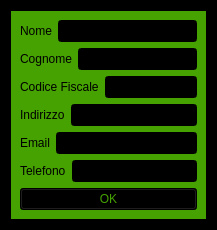
<?xml version="1.0" encoding="UTF-8"?>
<ui version="4.0">
 <class>inserisci_cliente</class>
 <widget class="QWidget" name="inserisci_cliente">
  <property name="geometry">
   <rect>
    <x>0</x>
    <y>0</y>
    <width>217</width>
    <height>229</height>
   </rect>
  </property>
  <property name="windowTitle">
   <string>Nuovo Cliente</string>
  </property>
  <property name="styleSheet">
   <string notr="true">background-color: rgb(0, 0, 0);</string>
  </property>
  <layout class="QGridLayout" name="gridLayout">
   <item row="0" column="0" alignment="Qt::AlignHCenter|Qt::AlignVCenter">
    <widget class="QWidget" name="widget" native="true">
     <property name="styleSheet">
      <string notr="true">background-color: rgb(69, 162, 0);</string>
     </property>
     <layout class="QGridLayout" name="gridLayout_2">
      <item row="0" column="0">
       <layout class="QVBoxLayout" name="verticalLayout">
        <item>
         <layout class="QHBoxLayout" name="horizontalLayout">
          <item>
           <widget class="QLabel" name="label">
            <property name="text">
             <string>Nome</string>
            </property>
           </widget>
          </item>
          <item>
           <widget class="QLineEdit" name="textNome">
            <property name="styleSheet">
             <string notr="true">background-color: rgb(0, 0, 0);
color: rgb(255, 255, 255);</string>
            </property>
           </widget>
          </item>
         </layout>
        </item>
        <item>
         <layout class="QHBoxLayout" name="horizontalLayout_2">
          <item>
           <widget class="QLabel" name="label_2">
            <property name="text">
             <string>Cognome</string>
            </property>
           </widget>
          </item>
          <item>
           <widget class="QLineEdit" name="textCognome">
            <property name="styleSheet">
             <string notr="true">background-color: rgb(0, 0, 0);
color: rgb(255, 255, 255);</string>
            </property>
           </widget>
          </item>
         </layout>
        </item>
        <item>
         <layout class="QHBoxLayout" name="horizontalLayout_3">
          <item>
           <widget class="QLabel" name="label_3">
            <property name="text">
             <string>Codice Fiscale</string>
            </property>
           </widget>
          </item>
          <item>
           <widget class="QLineEdit" name="textCodiceFiscale">
            <property name="styleSheet">
             <string notr="true">background-color: rgb(0, 0, 0);
color: rgb(255, 255, 255);</string>
            </property>
           </widget>
          </item>
         </layout>
        </item>
        <item>
         <layout class="QHBoxLayout" name="horizontalLayout_4">
          <item>
           <widget class="QLabel" name="label_4">
            <property name="text">
             <string>Indirizzo</string>
            </property>
           </widget>
          </item>
          <item>
           <widget class="QLineEdit" name="textIndirizzo">
            <property name="styleSheet">
             <string notr="true">background-color: rgb(0, 0, 0);
color: rgb(255, 255, 255);</string>
            </property>
           </widget>
          </item>
         </layout>
        </item>
        <item>
         <layout class="QHBoxLayout" name="horizontalLayout_5">
          <item>
           <widget class="QLabel" name="label_5">
            <property name="text">
             <string>Email</string>
            </property>
           </widget>
          </item>
          <item>
           <widget class="QLineEdit" name="textEmail">
            <property name="styleSheet">
             <string notr="true">background-color: rgb(0, 0, 0);
color: rgb(255, 255, 255);</string>
            </property>
           </widget>
          </item>
         </layout>
        </item>
        <item>
         <layout class="QHBoxLayout" name="horizontalLayout_6">
          <item>
           <widget class="QLabel" name="label_6">
            <property name="text">
             <string>Telefono</string>
            </property>
           </widget>
          </item>
          <item>
           <widget class="QLineEdit" name="textTelefono">
            <property name="styleSheet">
             <string notr="true">background-color: rgb(0, 0, 0);
color: rgb(255, 255, 255);</string>
            </property>
           </widget>
          </item>
         </layout>
        </item>
        <item>
         <widget class="QPushButton" name="btn_ok">
          <property name="styleSheet">
           <string notr="true">color: rgb(69, 162, 0);
background-color: rgb(0, 0, 0);</string>
          </property>
          <property name="text">
           <string>OK</string>
          </property>
         </widget>
        </item>
       </layout>
      </item>
     </layout>
    </widget>
   </item>
  </layout>
 </widget>
 <resources/>
 <connections/>
</ui>
